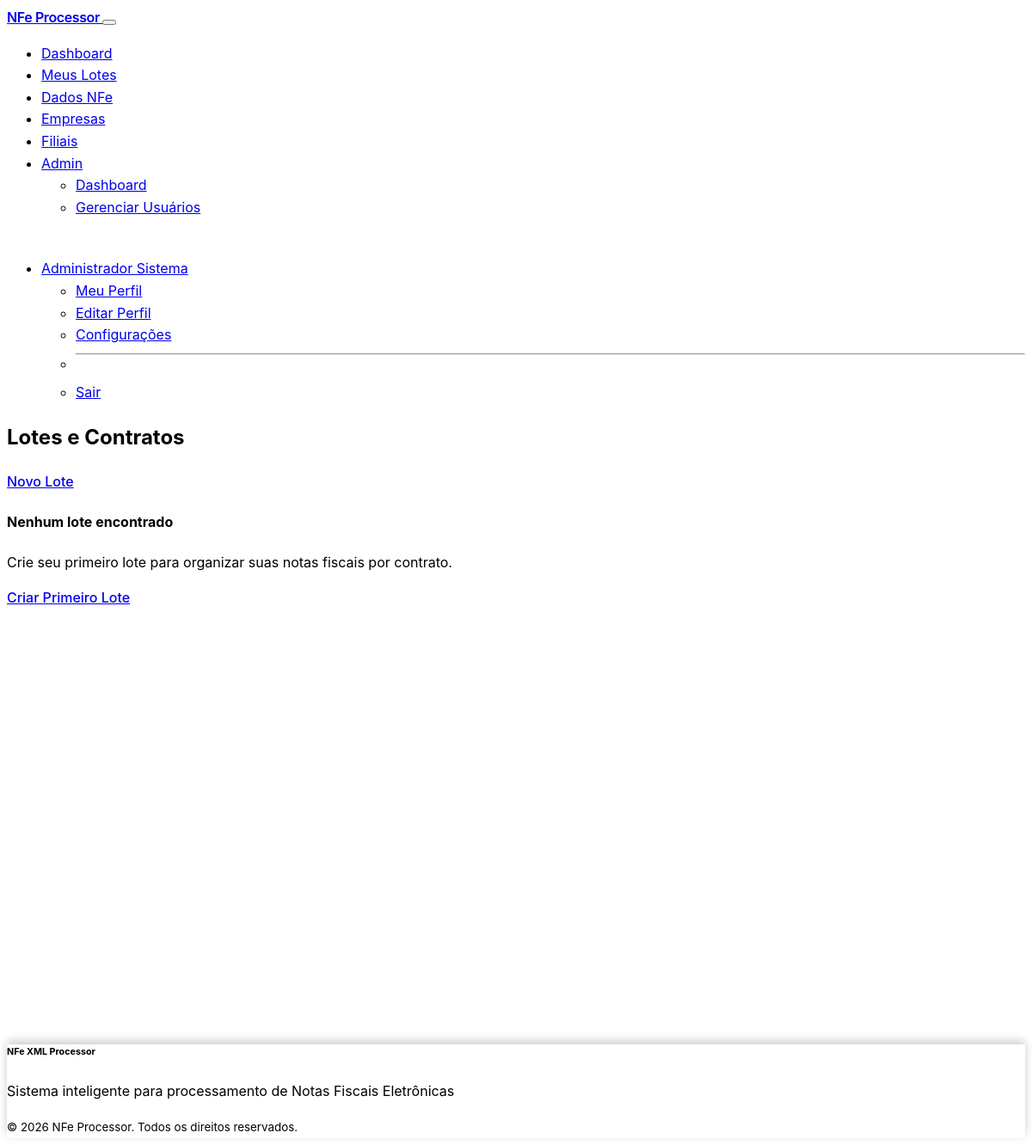
Before: /batches (signed in) with the older database file.
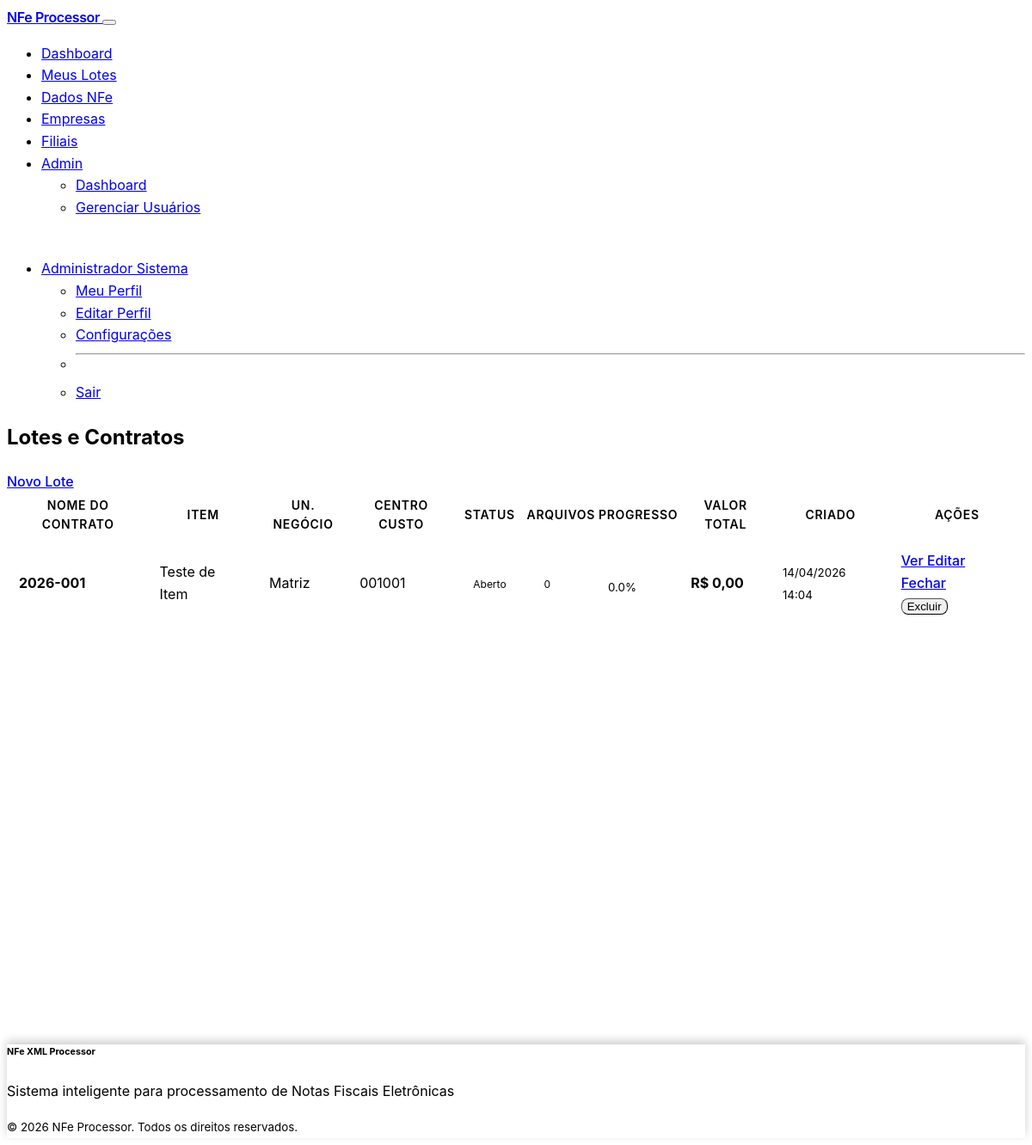
After: the same page with the newer database file.
### models.py (models this page shows, shortened)
class Batch(db.Model):
    __tablename__ = 'batches'
    id = db.Column(db.Integer, primary_key=True)
    nome_contrato = db.Column(db.String(255), nullable=False)     # Contract/process name
    nome_item = db.Column(db.String(255), nullable=False)         # Item name (for RM system)
    unidade_negocio = db.Column(db.String(100), nullable=False)   # Business unit
    centro_custo = db.Column(db.String(50), nullable=False)       # Cost center
    status = db.Column(db.Enum(BatchStatus), nullable=False, default=BatchStatus.OPEN)
    descricao = db.Column(db.Text)                                # Optional description
    created_by = db.Column(db.String, db.ForeignKey('users.id'), nullable=False)
    created_at = db.Column(db.DateTime, default=datetime.now)
    updated_at = db.Column(db.DateTime, default=datetime.now, onupdate=datetime.now)
    closed_at = db.Column(db.DateTime, nullable=True)
    creator = db.relationship('User', backref='created_batches')
    files = db.relationship('UploadedFile', backref='batch', lazy='dynamic', cascade='all, delete-orphan')
    nfe_records = db.relationship('NFERecord', backref='batch', lazy='dynamic', cascade='all, delete-orphan')
    @property
    def total_files(self):
        return self.files.count()
    @property
    def progress_percentage(self):
        if self.total_files == 0:
            return 0
        return (self.processed_files / self.total_files) * 100
    @property
    def total_value(self):
        total = db.session.query(db.func.sum(NFERecord.valor_total_servicos)).filter(
            NFERecord.batch_id == self.id
        ).scalar()
        return total or 0
    def can_be_edited(self):
        return self.status in [BatchStatus.OPEN, BatchStatus.PROCESSING]

### batch_routes.py (the view)
@app.route('/batches')
@login_required
def batches_list():
    page = request.args.get('page', 1, type=int)
    per_page = 20
    batches = Batch.query.filter_by(created_by=current_user.id)\
                   .order_by(Batch.created_at.desc())\
                   .paginate(page=page, per_page=per_page, error_out=False)
    return render_template('batches/list.html', batches=batches)

### models.py (called while the page is built)
    @property
    def full_name(self):
        if self.first_name and self.last_name:
            return f"{self.first_name} {self.last_name}"
        elif self.first_name:
            return self.first_name
        elif self.email:
            return self.email.split('@')[0]
        return f"User {self.id[:8]}"

    @property
    def is_admin(self):
        return self.role == UserRole.ADMIN

### replit_auth.py (called while the page is built)
@login_manager.user_loader
def load_user(user_id):
    return User.query.get(user_id)

### routes.py (called while the page is built)
@app.before_request
def make_session_permanent():
    global _database_initialized
    if not _database_initialized:
        init_database()
        _database_initialized = True
    session.permanent = True

### templates/batches/list.html (shortened to what the changed rows need)
{% extends "base.html" %}
{% block content %}
<div class="container-fluid">
    <div class="row">
        <div class="col-12">
            <div class="d-flex justify-content-between align-items-center mb-4">
                <h2>
                    Lotes e Contratos
                </h2>
            </div>
            {% if batches.items %}
                <div class="card">
                    <div class="card-body">
                        <div class="table-responsive">
                            <table class="table table-hover">
                                <thead>
                                    <tr>
                                        <th>Nome do Contrato</th>
                                        <th>Item</th>
                                        <th>Un. Negócio</th>
                                        <th>Centro Custo</th>
                                        <th>Status</th>
                                        <th>Arquivos</th>
                                        <th>Progresso</th>
                                        <th>Valor Total</th>
                                        <th>Criado</th>
                                        <th>Ações</th>
                                    </tr>
                                </thead>
                                <tbody>
                                    {% for batch in batches.items %}
                                    <tr>
                                        <td>
                                            <strong>{{ batch.nome_contrato }}</strong>
                                        </td>
                                        <td>{{ batch.nome_item }}</td>
                                        <td>{{ batch.unidade_negocio }}</td>
                                        <td>{{ batch.centro_custo }}</td>
                                        <td>
                                            {% if batch.status.value == 'open' %}
                                                <span class="badge bg-success">Aberto</span>
                                            {% elif batch.status.value == 'processing' %}
                                                <span class="badge bg-warning">Processando</span>
                                            {% elif batch.status.value == 'completed' %}
                                                <span class="badge bg-info">Concluído</span>
                                            {% elif batch.status.value == 'closed' %}
                                                <span class="badge bg-secondary">Fechado</span>
                                            {% endif %}
                                        </td>
                                        <td>
                                            <span class="badge bg-primary">{{ batch.total_files }}</span>
                                        </td>
                                        <td>
                                            <div class="progress" style="height: 8px;">
                                            </div>
                                            <small class="text-muted">{{ "%.1f"|format(batch.progress_percentage) }}%</small>
                                        </td>
                                        <td>
                                            <strong>R$ {{ "%.2f"|format(batch.total_value or 0)|replace(".", ",") }}</strong>
                                        </td>
                                        <td>
                                            <small>{{ batch.created_at.strftime('%d/%m/%Y %H:%M') }}</small>
                                        </td>
                                        <td>
                                            <div class="d-flex gap-2">
                                                <a href="{{ url_for('batch_detail', batch_id=batch.id) }}"
                                                   class="btn btn-sm btn-primary">
                                                    Ver
                                                </a>
                                                {% if batch.can_be_edited() %}
                                                    <a href="{{ url_for('batch_edit', batch_id=batch.id) }}"
                                                       class="btn btn-sm btn-outline-secondary">
                                                        Editar
                                                    </a>
                                                {% endif %}
                                                {% if batch.status.value == 'open' %}
                                                    <a href="{{ url_for('batch_close', batch_id=batch.id) }}"
                                                       class="btn btn-sm btn-outline-warning"
                                                       onclick="return confirm('Deseja realmente fechar este lote? Não será possível adicionar mais arquivos.')">
                                                        Fechar
                                                    </a>
                                                {% elif batch.status.value == 'closed' %}
                                                    <a href="{{ url_for('batch_reopen', batch_id=batch.id) }}"
                                                       class="btn btn-sm btn-outline-success">
                                                        <i class="feather-unlock me-1"></i>Reabrir
                                                    </a>
                                                {% endif %}
                                                <form action="{{ url_for('batch_delete', batch_id=batch.id) }}" method="post" class="d-inline ms-1">
                                                    <button type="submit" class="btn btn-sm btn-outline-danger"
                                                            onclick="return confirm('Tem certeza que deseja DELETAR este lote e TODOS os arquivos associados? Esta ação não pode ser desfeita.')">
                                                        Excluir
                                                    </button>
                                                </form>
                                            </div>
                                        </td>
                                    </tr>
                                    {% endfor %}
                                </tbody>
                            </table>
                        </div>
                    </div>
                </div>
            {% else %}
                <div class="card">
                    <div class="card-body text-center py-5">
                        <h4 class="text-muted mt-3">Nenhum lote encontrado</h4>
                        <p class="text-muted">Crie seu primeiro lote para organizar suas notas fiscais por contrato.</p>
                        <a href="{{ url_for('batch_new') }}" class="btn btn-primary">
                            Criar Primeiro Lote
                        </a>
                    </div>
                </div>
            {% endif %}
        </div>
    </div>
</div>
{% endblock %}

Changed rows visible on the page:
added Batch: nome_contrato "2026-001", nome_item "Teste de Item", unidade_negocio "Matriz", centro_custo "001001", status "Aberto", total_files "0", progress_percentage "0.0", total_value "0,00", created_at "14/04/2026 14:04"
Other visible differences:
text no longer shown: "Nenhum lote encontrado Crie seu primeiro lote para organizar suas notas fiscais por contrato. Criar Primeiro Lote"
text now shown: "NOME DO CONTRATO ITEM UN. NEGÓCIO CENTRO CUSTO STATUS ARQUIVOS PROGRESSO VALOR TOTAL CRIADO AÇÕES"
